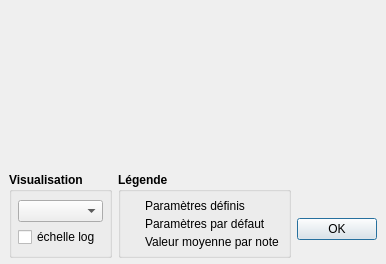
<?xml version="1.0" encoding="UTF-8"?>
<ui version="4.0">
 <class>ToolMonitor_gui</class>
 <widget class="QWidget" name="ToolMonitor_gui">
  <property name="geometry">
   <rect>
    <x>0</x>
    <y>0</y>
    <width>382</width>
    <height>264</height>
   </rect>
  </property>
  <property name="windowTitle">
   <string notr="true">Form</string>
  </property>
  <layout class="QVBoxLayout" name="verticalLayout">
   <property name="leftMargin">
    <number>0</number>
   </property>
   <property name="topMargin">
    <number>0</number>
   </property>
   <property name="rightMargin">
    <number>0</number>
   </property>
   <property name="bottomMargin">
    <number>0</number>
   </property>
   <item>
    <widget class="GraphVisualizer" name="graphVisualizer" native="true">
     <property name="sizePolicy">
      <sizepolicy hsizetype="Expanding" vsizetype="Expanding">
       <horstretch>0</horstretch>
       <verstretch>0</verstretch>
      </sizepolicy>
     </property>
     <property name="minimumSize">
      <size>
       <width>0</width>
       <height>160</height>
      </size>
     </property>
    </widget>
   </item>
   <item>
    <widget class="QFrame" name="frame">
     <property name="frameShape">
      <enum>QFrame::NoFrame</enum>
     </property>
     <property name="frameShadow">
      <enum>QFrame::Raised</enum>
     </property>
     <layout class="QGridLayout" name="gridLayout">
      <property name="leftMargin">
       <number>6</number>
      </property>
      <property name="topMargin">
       <number>6</number>
      </property>
      <property name="rightMargin">
       <number>6</number>
      </property>
      <property name="bottomMargin">
       <number>6</number>
      </property>
      <item row="0" column="3">
       <spacer name="verticalSpacer">
        <property name="orientation">
         <enum>Qt::Vertical</enum>
        </property>
        <property name="sizeType">
         <enum>QSizePolicy::Maximum</enum>
        </property>
        <property name="sizeHint" stdset="0">
         <size>
          <width>20</width>
          <height>40</height>
         </size>
        </property>
       </spacer>
      </item>
      <item row="0" column="1" rowspan="3">
       <widget class="QGroupBox" name="groupBox">
        <property name="sizePolicy">
         <sizepolicy hsizetype="Preferred" vsizetype="Preferred">
          <horstretch>0</horstretch>
          <verstretch>0</verstretch>
         </sizepolicy>
        </property>
        <property name="font">
         <font>
          <weight>75</weight>
          <bold>true</bold>
         </font>
        </property>
        <property name="title">
         <string>Visualisation</string>
        </property>
        <layout class="QVBoxLayout" name="verticalLayout_5">
         <property name="spacing">
          <number>3</number>
         </property>
         <property name="leftMargin">
          <number>6</number>
         </property>
         <property name="topMargin">
          <number>6</number>
         </property>
         <property name="rightMargin">
          <number>6</number>
         </property>
         <property name="bottomMargin">
          <number>6</number>
         </property>
         <item>
          <widget class="QComboBox" name="comboParameter">
           <property name="font">
            <font>
             <weight>50</weight>
             <bold>false</bold>
            </font>
           </property>
          </widget>
         </item>
         <item>
          <widget class="QCheckBox" name="checkLog">
           <property name="maximumSize">
            <size>
             <width>200</width>
             <height>16777215</height>
            </size>
           </property>
           <property name="font">
            <font>
             <weight>50</weight>
             <bold>false</bold>
            </font>
           </property>
           <property name="text">
            <string>échelle log</string>
           </property>
          </widget>
         </item>
        </layout>
       </widget>
      </item>
      <item row="0" column="2" rowspan="3">
       <widget class="QGroupBox" name="groupBox_2">
        <property name="sizePolicy">
         <sizepolicy hsizetype="Preferred" vsizetype="Preferred">
          <horstretch>0</horstretch>
          <verstretch>0</verstretch>
         </sizepolicy>
        </property>
        <property name="font">
         <font>
          <weight>75</weight>
          <bold>true</bold>
         </font>
        </property>
        <property name="title">
         <string>Légende</string>
        </property>
        <layout class="QGridLayout" name="gridLayout_2">
         <property name="leftMargin">
          <number>6</number>
         </property>
         <property name="topMargin">
          <number>6</number>
         </property>
         <property name="rightMargin">
          <number>6</number>
         </property>
         <property name="bottomMargin">
          <number>6</number>
         </property>
         <property name="spacing">
          <number>3</number>
         </property>
         <item row="3" column="0">
          <widget class="GraphLegend" name="widgetLegendMoyenne" native="true">
           <property name="minimumSize">
            <size>
             <width>15</width>
             <height>15</height>
            </size>
           </property>
           <property name="maximumSize">
            <size>
             <width>15</width>
             <height>15</height>
            </size>
           </property>
          </widget>
         </item>
         <item row="0" column="0">
          <widget class="GraphLegend" name="widgetLegendDefined" native="true">
           <property name="minimumSize">
            <size>
             <width>15</width>
             <height>15</height>
            </size>
           </property>
           <property name="maximumSize">
            <size>
             <width>15</width>
             <height>15</height>
            </size>
           </property>
          </widget>
         </item>
         <item row="2" column="1" colspan="2">
          <widget class="QLabel" name="label_5">
           <property name="font">
            <font>
             <weight>50</weight>
             <bold>false</bold>
            </font>
           </property>
           <property name="text">
            <string>Paramètres par défaut</string>
           </property>
          </widget>
         </item>
         <item row="2" column="0">
          <widget class="GraphLegend" name="widgetLegendDefault" native="true">
           <property name="minimumSize">
            <size>
             <width>15</width>
             <height>15</height>
            </size>
           </property>
           <property name="maximumSize">
            <size>
             <width>15</width>
             <height>15</height>
            </size>
           </property>
          </widget>
         </item>
         <item row="3" column="1">
          <widget class="QLabel" name="label_3">
           <property name="font">
            <font>
             <weight>50</weight>
             <bold>false</bold>
            </font>
           </property>
           <property name="text">
            <string>Valeur moyenne par note</string>
           </property>
          </widget>
         </item>
         <item row="0" column="1">
          <widget class="QLabel" name="label_4">
           <property name="font">
            <font>
             <weight>50</weight>
             <bold>false</bold>
            </font>
           </property>
           <property name="text">
            <string>Paramètres définis</string>
           </property>
          </widget>
         </item>
        </layout>
       </widget>
      </item>
      <item row="0" column="0">
       <spacer name="horizontalSpacer_2">
        <property name="orientation">
         <enum>Qt::Horizontal</enum>
        </property>
        <property name="sizeType">
         <enum>QSizePolicy::Fixed</enum>
        </property>
        <property name="sizeHint" stdset="0">
         <size>
          <width>3</width>
          <height>20</height>
         </size>
        </property>
       </spacer>
      </item>
      <item row="1" column="4">
       <spacer name="horizontalSpacer_3">
        <property name="orientation">
         <enum>Qt::Horizontal</enum>
        </property>
        <property name="sizeType">
         <enum>QSizePolicy::Fixed</enum>
        </property>
        <property name="sizeHint" stdset="0">
         <size>
          <width>3</width>
          <height>20</height>
         </size>
        </property>
       </spacer>
      </item>
      <item row="1" column="3">
       <widget class="QDialogButtonBox" name="buttonBox">
        <property name="sizePolicy">
         <sizepolicy hsizetype="Preferred" vsizetype="Fixed">
          <horstretch>0</horstretch>
          <verstretch>0</verstretch>
         </sizepolicy>
        </property>
        <property name="maximumSize">
         <size>
          <width>200</width>
          <height>16777215</height>
         </size>
        </property>
        <property name="orientation">
         <enum>Qt::Horizontal</enum>
        </property>
        <property name="standardButtons">
         <set>QDialogButtonBox::Ok</set>
        </property>
       </widget>
      </item>
     </layout>
    </widget>
   </item>
  </layout>
 </widget>
 <customwidgets>
  <customwidget>
   <class>GraphVisualizer</class>
   <extends>QWidget</extends>
   <header>monitor/graphvisualizer.h</header>
   <container>1</container>
  </customwidget>
  <customwidget>
   <class>GraphLegend</class>
   <extends>QWidget</extends>
   <header>monitor/graphlegend.h</header>
   <container>1</container>
  </customwidget>
 </customwidgets>
 <resources/>
 <connections/>
</ui>
